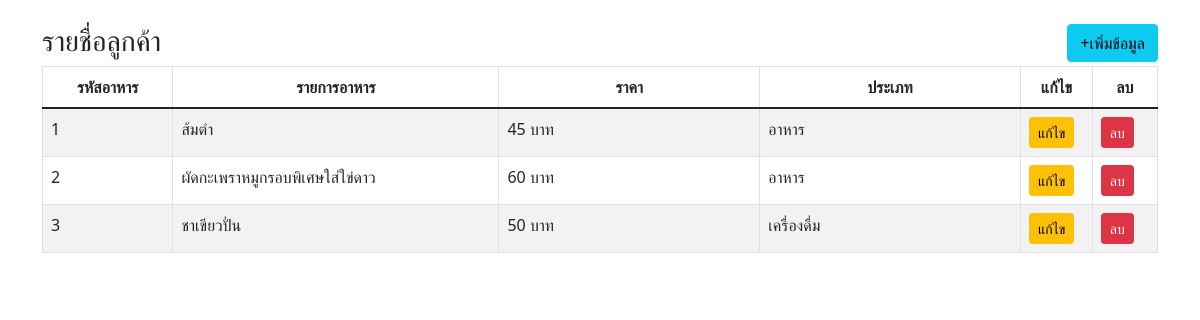
The page / on the database its author committed.
### tables this page shows
CREATE TABLE `food` (
  `FoodID` int(3) NOT NULL,
  `FoodName` varchar(255) NOT NULL,
  `FoodPrice` int(11) NOT NULL,
  `FoodTypeID` char(3) NOT NULL
);

CREATE TABLE `foodtype` (
  `FoodTypeID` char(3) NOT NULL,
  `FoodTypeName` varchar(255) NOT NULL
);

### src/index.php (the view, shortened to what this page needs)
<!DOCTYPE html>
<html lang="en">
<head>
    <link href="https://cdn.jsdelivr.net/npm/bootstrap@5.1.1/dist/css/bootstrap.min.css" rel="stylesheet"
>
</head>
<body>
    <div class="container">
        <div class="row">
            <div class="col-md-12"> <br>
                <h3>รายชื่อลูกค้า <a href="addFood_dropdown.php" class="btn btn-info float-end">+เพิ่มข้อมูล</a>
                </h3>
                <table class="table table-striped  table-hover table-responsive table-bordered">
                    <thead align="center">
                        <tr>
                            <th width="10%">รหัสอาหาร</th>
                            <th width="25%">รายการอาหาร</th>
                            <th width="20%">ราคา</th>
                            <th width="20%">ประเภท</th>
                            <th width="5%">แก้ไข</th>
                            <th width="5%">ลบ</th>
                        </tr>
                    </thead>
                    <tbody>
                        <?php
                        require "../connect.php";
                        $sql = "SELECT * FROM food,foodtype WHERE food.FoodTypeID = foodtype.FoodTypeID ORDER BY FoodID";
                        $stmt = $conn->prepare($sql);
                        $stmt->execute();
                        $result = $stmt->fetchAll();
                        foreach ($result as $r) { ?>
                            <tr>
                                <td>
                                    <?= $r['FoodID'] ?>
                                </td>
                                <td>
                                    <?= $r['FoodName'] ?>
                                </td>
                                <td>
                                    <?= $r['FoodPrice'] ?> บาท
                                </td>
                                <td>
                                    <?= $r['FoodTypeName'] ?>
                                </td>
                                <td><a href="updateFoodForm.php?FoodID=<?= $r['FoodID'] ?>"
                                        class="btn btn-warning btn-sm">แก้ไข</a></td>
                                <td><a href="deleteFood.php?FoodID=<?= $r['FoodID'] ?>"
                                        class="btn btn-danger btn-sm"
                                        onclick="return confirm('ยืนยันการลบข้อมูล !!');">ลบ</a></td>
                            </tr>
                            <?php
                        }
                        ?>
                    </tbody>
                </table>
            </div>
        </div>
    </div>
</body>
</html>

### rows shown on the page
food: FoodID "1", FoodName "ส้มตำ", FoodPrice "45", FoodTypeID.FoodTypeName "อาหาร"
food: FoodID "2", FoodName "ผัดกะเพราหมูกรอบพิเศษใส่ใข่ดาว", FoodPrice "60", FoodTypeID.FoodTypeName "อาหาร"
food: FoodID "3", FoodName "ชาเขียวปั่น", FoodPrice "50", FoodTypeID.FoodTypeName "เครื่องดื่ม"
